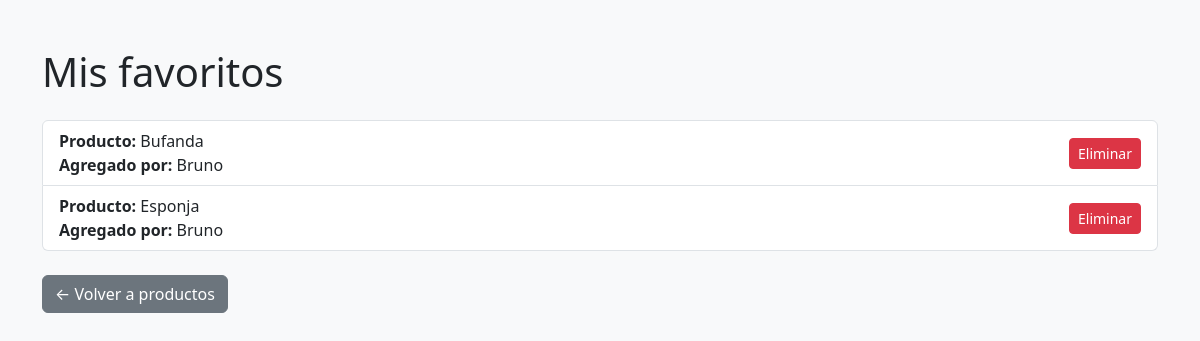
The page /favoritos (signed in) on the database its author committed.
### models/favorito_model.py (models this page shows)
class Favorito(db.Model):
    __tablename__ = 'favorito'
    id = db.Column(db.Integer, primary_key=True)
    usuario_id = db.Column(db.Integer, db.ForeignKey('usuario.id'), nullable=False)
    producto_id = db.Column(db.Integer, db.ForeignKey('producto.id'), nullable=False)
    usuario = db.relationship("Usuario", back_populates="favoritos")
    producto = db.relationship("Producto", back_populates="favoritos")

### models/producto_model.py (models this page shows)
class Producto(db.Model):
    __tablename__ = 'producto'
    id = db.Column(db.Integer, primary_key=True)
    nombre = db.Column(db.String(100), nullable=False)
    descripcion = db.Column(db.Text, nullable=False)
    precio = db.Column(db.Float, nullable=False)
    imagen = db.Column(db.String(255))
    usuario_id = db.Column(db.Integer, db.ForeignKey('usuario.id'), nullable=False)
    usuario = db.relationship('Usuario', back_populates='productos')
    categoria_id = db.Column(db.Integer, db.ForeignKey('categoria.id'))
    categoria = db.relationship("Categoria", back_populates="productos")
    comentarios = db.relationship("Comentario", back_populates="producto", cascade="all, delete-orphan")
    favoritos = db.relationship("Favorito", back_populates="producto", cascade="all, delete-orphan")

### models/usuario_model.py (models this page shows)
class Usuario(UserMixin, db.Model):
    __tablename__ = 'usuario'
    id = db.Column(db.Integer, primary_key=True)
    username = db.Column(db.String(100), unique=True, nullable=False)
    email = db.Column(db.String(120), unique=True, nullable=False)  # 👉 Agregado
    password = db.Column(db.String(200), nullable=False)
    rol = db.Column(db.String(20), default='cliente', nullable=False)
    compras = db.relationship('Compra', back_populates='usuario', cascade="all, delete-orphan")
    comentarios = db.relationship("Comentario", back_populates="usuario", cascade="all, delete-orphan")
    productos = db.relationship("Producto", back_populates="usuario")
    favoritos = db.relationship("Favorito", back_populates="usuario", cascade="all, delete-orphan")
    mensajes_enviados = db.relationship("Mensaje", foreign_keys='Mensaje.emisor_id', back_populates="emisor", cascade="all, delete-orphan")
    mensajes_recibidos = db.relationship("Mensaje", foreign_keys='Mensaje.receptor_id', back_populates="receptor", cascade="all, delete-orphan")

### controllers/favorito_controller.py (the view)
@favorito_blueprint.route("/favoritos")
@login_required
def ver_favoritos():
    favoritos = Favorito.query.filter_by(usuario_id=current_user.id).all()
    return render_template("/calificadoras/favoritos.html", favoritos=favoritos)

### app.py (called while the page is built)
@login_manager.user_loader
def load_user(user_id):
    return Usuario.query.get(int(user_id))

### templates/calificadoras/favoritos.html (shortened to what this page needs)
<!DOCTYPE html>
<html lang="es">
<head>
    <link href="https://cdn.jsdelivr.net/npm/bootstrap@5.3.3/dist/css/bootstrap.min.css" rel="stylesheet">
</head>
<body class="bg-light">
    <div class="container py-5">
        <h1 class="mb-4">Mis favoritos</h1>
        {% if favoritos %}
            <ul class="list-group">
                {% for item in favoritos %}
                    <li class="list-group-item d-flex justify-content-between align-items-center">
                        <div>
                            <strong>Producto:</strong> {{ item.producto.nombre }}<br>
                            <strong>Agregado por:</strong> {{ item.usuario.username }}
                        </div>
                        <div>
                            <form method="POST" action="{{ url_for('favoritos.eliminar_favorito', id=item.id) }}" style="display:inline;">
                                <button type="submit" class="btn btn-danger btn-sm">Eliminar</button>
                            </form>
                        </div>
                    </li>
                {% endfor %}
            </ul>
        {% else %}
            <p>No tienes productos en tu lista de favoritos.</p>
        {% endif %}
        <a href="{{ url_for('productos.lista_productos') }}" class="btn btn-secondary mt-4">← Volver a productos</a>
    </div>
</body>
</html>

### rows shown on the page
Favorito: producto.nombre "Bufanda", usuario.username "Bruno"
Favorito: producto.nombre "Esponja", usuario.username "Bruno"
